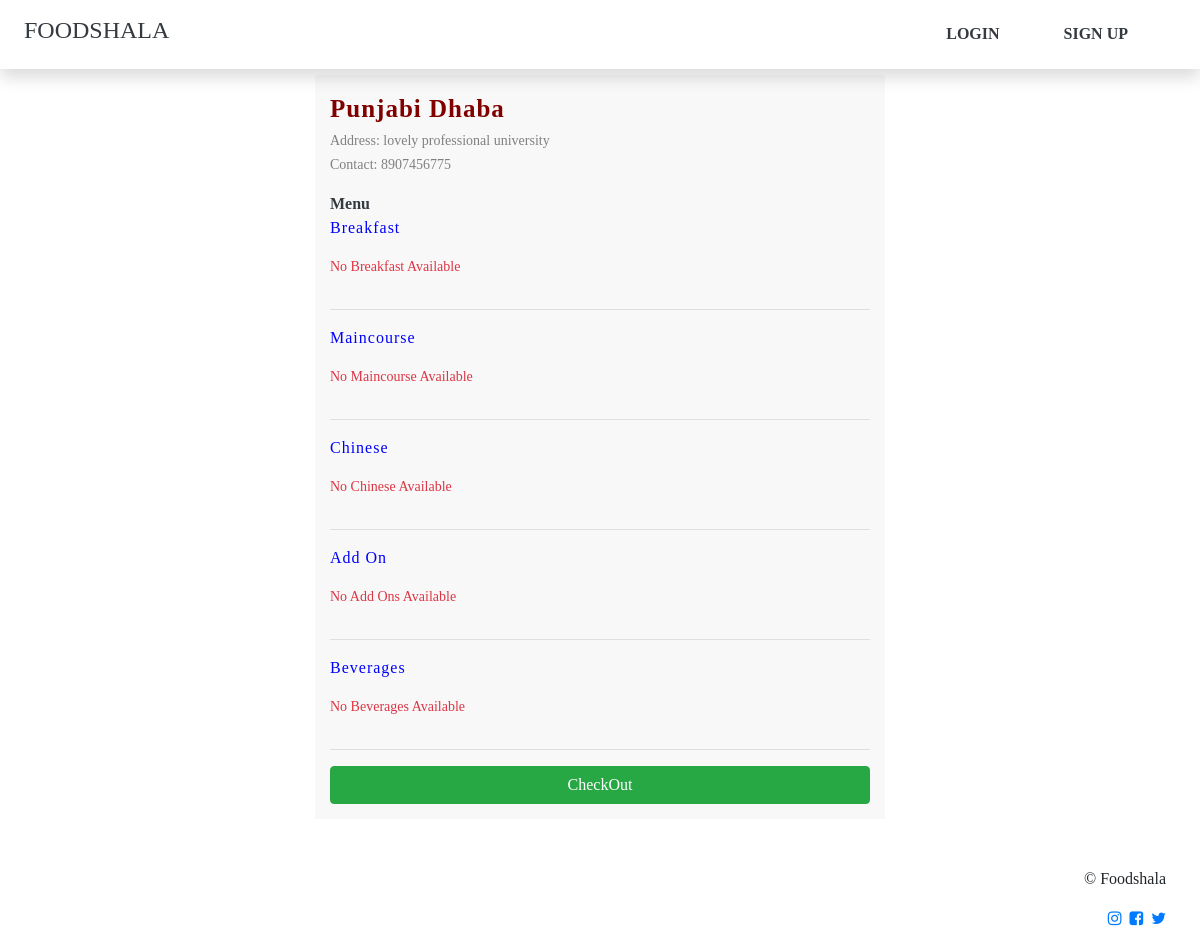
Page /restrauntMenu.php?id=1 on the earlier database version.
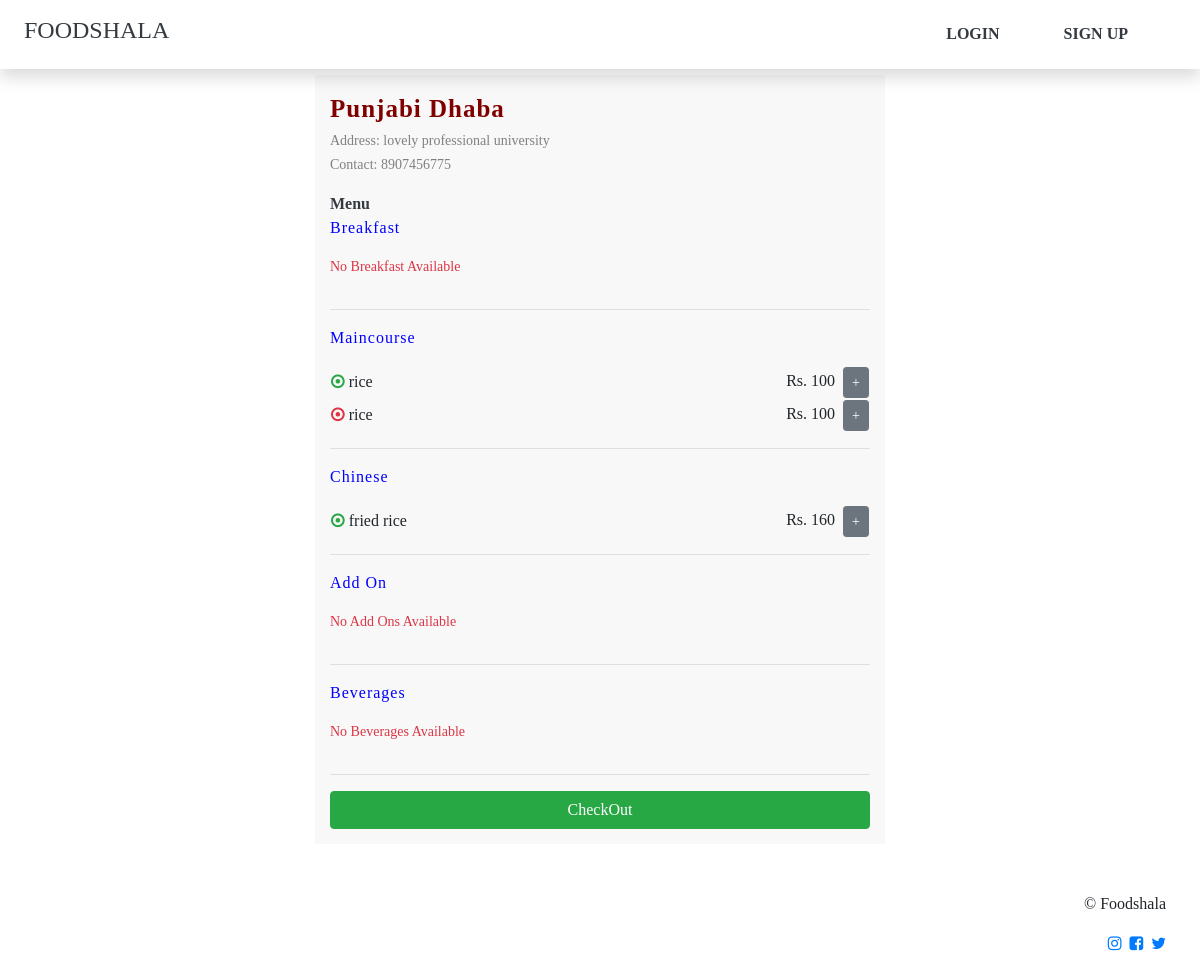
Same page on the later database version.
### tables this page shows
CREATE TABLE `dishes` (
  `dish_id` int(11) NOT NULL,
  `restraunt_id` int(11) NOT NULL,
  `dish_name` varchar(255) NOT NULL,
  `price` int(11) NOT NULL,
  `category` varchar(255) NOT NULL,
  `type` varchar(255) NOT NULL
);

### restrauntMenu.php (the view, shortened to what the changed rows need)
<?php
require "includes/dbConnection.php";
?>
<?php
include "includes/header.php";
?>
<?php
 include "includes/navbar.php";
?>
<?php
$id=$_REQUEST['id'];
              ?>
<section class="restrauntMenu">
<div class="container">
	<div class="row mt-5 mb-5">
		<div class="col-lg-6 col-sm-6 col-md-6 mainDiv">
			<div class="row">
				<div class="col-lg-12 col-md-12 col-sm-12">
<div class="row">
              <div class="col-sm-12 col-md-12 col-lg-12 col-xs-12">
<table style="width: 100%;margin: 0 auto;">
  <tbody>
					 <?php
					$que1 = "SELECT * FROM dishes WHERE restraunt_id='$id' AND category='Main Course'";
                    $res1 = mysqli_query($con, $que1)or die($mysqli_error($con));
                    $numm1 = mysqli_num_rows($res1);
						if($numm1>=1)
						{
                         while($roww1=mysqli_fetch_array($res1))
                         {
                          echo "<tr><td>";if($roww1['type']=="Veg"){echo "<i class='fa fa-dot-circle-o mr-1 text-success'  aria-hidden='true'></i>";}else{echo "<i class='fa fa-dot-circle-o mr-1 text-danger'  aria-hidden='true'></i>";}echo $roww1['dish_name']."</td>";
                          if(!isset($_SESSION['user_email']))
                            {
                            	echo  "<td class='text-right'><span class='mr-2'>Rs. ".$roww1['price']."</span><a href='loginRedirect.php?id=$id'><button class='btn btn-sm btn-secondary' type='submit' value='submit'>+</button></a></td></tr>";
                            }
                            else{
                          echo "<td class='text-right'><span class='mr-2'>Rs. ".$roww1['price']."</span><a href='confirmation.php?id=$id&dishId={$roww1['dish_id']}'><button class='btn btn-sm btn-secondary' type='submit' value='submit'>+</button></a></td></tr>";
                  }
                        }
}
                         	else{
                              echo "<p class='dishName text-danger'>No Maincourse Available</p>";
                         }
						?>
				    </tbody>
        </table>
          </div>
        </div>
<div class="row">
              <div class="col-sm-12 col-md-12 col-lg-12 col-xs-12">
<table style="width: 100%;margin: 0 auto;">
  <tbody>
					<?php
					$que2 = "SELECT * FROM dishes WHERE restraunt_id='$id' AND category='Chinese'";
                    $res2 = mysqli_query($con, $que2)or die($mysqli_error($con));
                    $numm2 = mysqli_num_rows($res2);
						if($numm2>=1)
						{
                         while($roww2=mysqli_fetch_array($res2))
                         {
                         	echo "<tr><td>";if($roww2['type']=="Veg"){echo "<i class='fa fa-dot-circle-o mr-1 text-success'  aria-hidden='true'></i>";}else{echo "<i class='fa fa-dot-circle-o mr-1 text-danger'  aria-hidden='true'></i>";}echo $roww2['dish_name']."</td>";
                           if(!isset($_SESSION['user_email']))
                            {
                            	echo  "<td class='text-right'><span class='mr-2'>Rs. ".$roww2['price']."</span><a href='loginRedirect.php?id=$id'><button class='btn btn-sm btn-secondary' type='submit' value='submit'>+</button></a></td></tr>";
                            }
                            else{
                          echo "<td class='text-right'><span class='mr-2'>Rs. ".$roww2['price']."</span><a href='confirmation.php?id=$id&dishId={$roww2['dish_id']}'><button class='btn btn-secondary btn-sm button' >+</button></a></td></tr>";
                  }
                        }
}
                         	else{
                              echo "<p class='dishName text-danger'>No Chinese Available</p>";
                         }
						?>
						</tbody>
        </table>
          </div>
        </div>
				</div>
			</div>
		</div>
	</div>
</div>
</section>
<?php
include "includes/footer.php";
?>

Differences in the rows shown:
added dishes: type "Veg" (drawn), dish_name "rice", price "100", shown under "FOODSHALA"
added dishes: type "Non-veg" (drawn), dish_name "rice", price "100", shown under "FOODSHALA"
added dishes: type "Veg" (drawn), dish_name "fried rice", price "160"
Other differences:
text no longer shown: "No Maincourse Available No Chinese Available"
